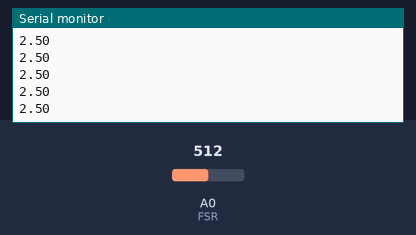
Bench run of a sketch on a simulated Arduino Uno, built with avr-gcc and run on an emulated ATmega328P. Parts: the last lines printed to the serial monitor. Inputs (shaded band) come from the test bench; at power-on: A0 (FSR) = 512.

Above: at 1.2 s.
1.3 s: A0 (FSR) set to 716
At 1.8 s:
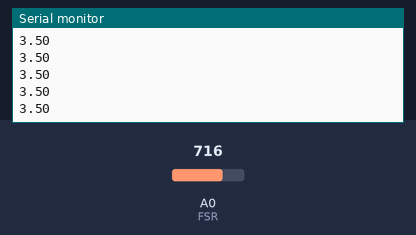
2.8 s: A0 (FSR) set to 900
At 3.6 s:
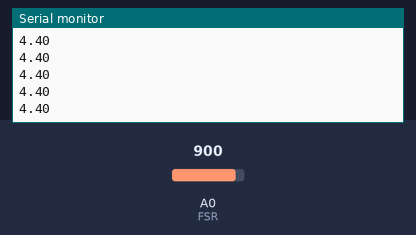
Timing chart, 0 to 5.8 s (numbered marks = the images above; inputs shaded):
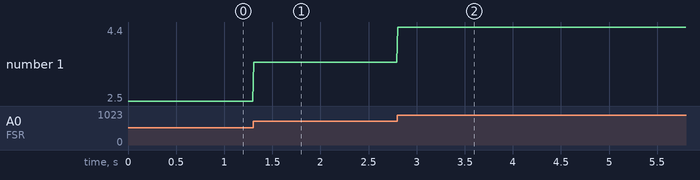

Measured:
- after the input at 1.3 s, the serial monitor: prints a new line at once (image 1)
- after the input at 2.8 s, the serial monitor: prints a new line at once (image 2)
- plotted number 1: 2.5 → 3.5 after the input at 1.3 s, 3.5 → 4.4 after the input at 2.8 s

The sketch:

FSR.ino
```cpp
// RP-S40-SR Force Sensing Resistor
// Printing out resistance values from the voltage divider

int FSR = A0;    // select the input pin for the potentiometer
int avg_size = 10; // number of analog readings to average
float R_0 = 4700.0; // known resistor value in [Ohms]
float Vcc = 5.0; // supply voltage

void setup() {
  Serial.begin(9600);
}

void loop() {
  float sum_FSR = 0.0; // variable for storing sum used for averaging
  float R_FSR;
  for (int i=0;i<avg_size;i++){
    sum_FSR+=(analogRead(FSR)/1023.0)*5.0; // sum the 10-bit ADC ratio, 5.0 is voltage from Arduino
  //NEEDS TO MODIFY
  }
  sum_FSR/=avg_size; // take average

  //R_FSR = (R_0/1000.0)*((Vcc/sum_val)-1.0); // calculate actual FSR resistance
  //float m = pow(271/(R_0*(Vcc/sum_val-1)),(1/0.69));

  Serial.println(sum_FSR); // print to serial port
  delay(10);
}
```
